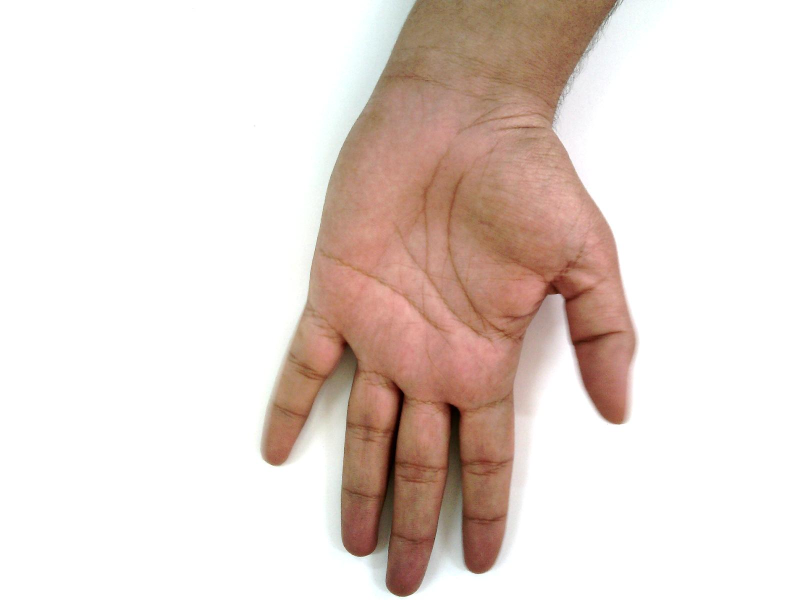
#> input picture DATASET/Auditori/Hand_0010950.jpg, 1600 x 1200 px, found by its file name (shown at 1/2 size); its folder holds only this picture in this run
$ python preprocess.py
#> lines starting #> are read from the running program, lines starting #| are printed output that depends on the picture; after the words box and inside, x2 and y2 are one past the last pixel; in counts of white or black regions, pixels touching at a corner belong together
# === Preprocessing Data Citra Telapak Tangan ===
# Deskripsi: Cropping, augmentasi, dan deteksi tepi (Canny)

import os
import cv2
import numpy as np
from tensorflow.keras.preprocessing.image import ImageDataGenerator

# Fungsi untuk menerapkan deteksi tepi menggunakan algoritma Canny
def canny_edge(image_path, output_path, low=20, high=60):
    # Membaca gambar dalam format grayscale
#> called with image_path = 'dataset/Auditori/Hand_0010950.jpg', low = 20, high = 60
    image = cv2.imread(image_path, cv2.IMREAD_GRAYSCALE)
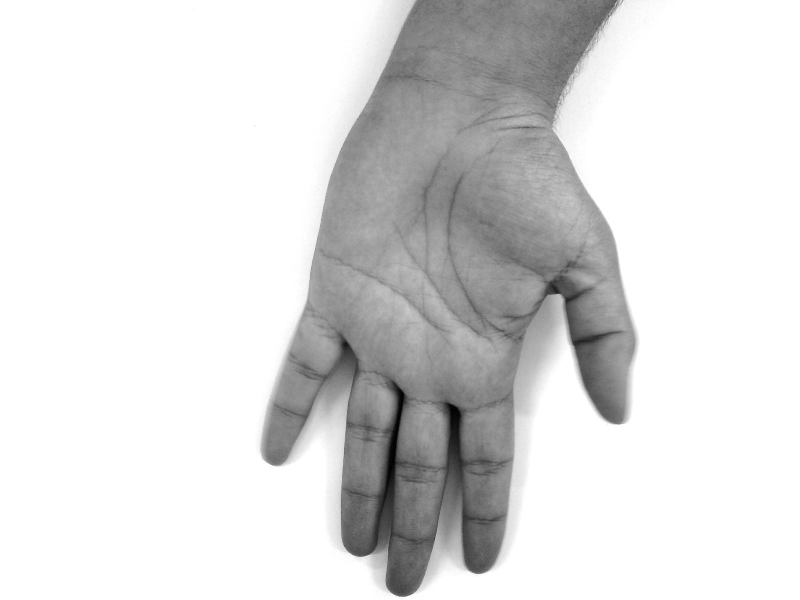
#> image: shape (1200, 1600) (shown at 1/2 size); min 0, max 255, mean 220.9
    # Menghaluskan gambar untuk mengurangi noise
    blurred = cv2.GaussianBlur(image, (5, 5), 0)
    # Menerapkan algoritma Canny untuk mendeteksi tepi
    edges = cv2.Canny(blurred, low, high)
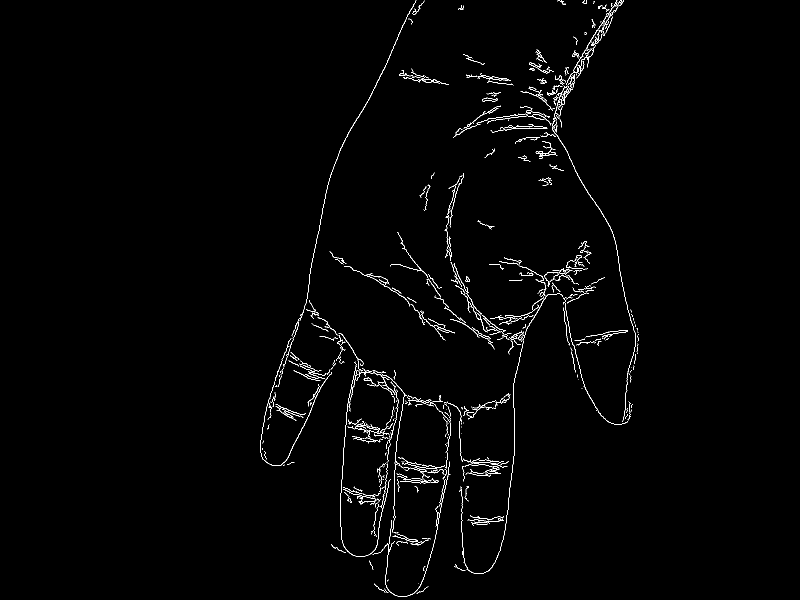
#> edges: shape (1200, 1600) (shown at 1/2 size); 1.1% white in thin lines or dots, all inside (x1, y1, x2, y2) = (520, 0, 1278, 1194)
    # Menyimpan hasil gambar deteksi tepi
    cv2.imwrite(output_path, edges)

# Fungsi untuk melakukan augmentasi gambar (rotasi dan zoom)
def augment_image(image_path, output_folder):
    # Membaca gambar berwarna
#> called with image_path = 'dataset/Auditori/Hand_0010950.jpg', output_folder = 'dataset_processed/Auditori'
    image = cv2.imread(image_path)
#> image is the input picture: shape (1200, 1600, 3); mean B, G, R 211.7, 217.8, 230.6
    basename = os.path.splitext(os.path.basename(image_path))[0]

    # --- Rotasi gambar sebesar 20 derajat ---
    rows, cols, _ = image.shape
#> rows = 1200; cols = 1600
    # Matriks transformasi rotasi
    M_rot = cv2.getRotationMatrix2D((cols / 2, rows / 2), 20, 1)
    # Menerapkan rotasi pada gambar
    rotated = cv2.warpAffine(image, M_rot, (cols, rows))
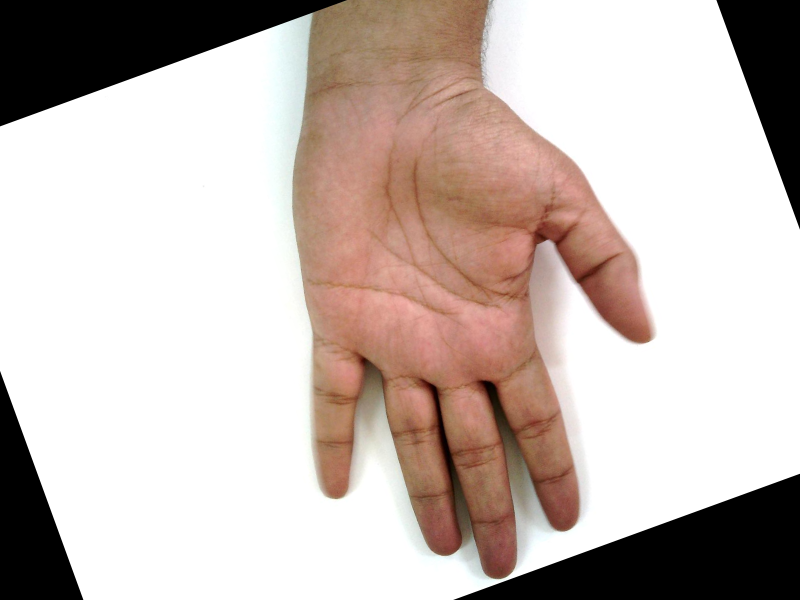
#> rotated: shape (1200, 1600, 3) (shown at 1/2 size); mean B, G, R 179.7, 185.5, 198.2
    # Menyimpan hasil gambar rotasi
    cv2.imwrite(os.path.join(output_folder, f"{basename}_rotated.png"), rotated)

    # --- Zoom: crop bagian tengah lalu resize kembali ke ukuran asli ---
    zoomed = image[30:-30, 30:-30]  # Crop bagian tengah gambar
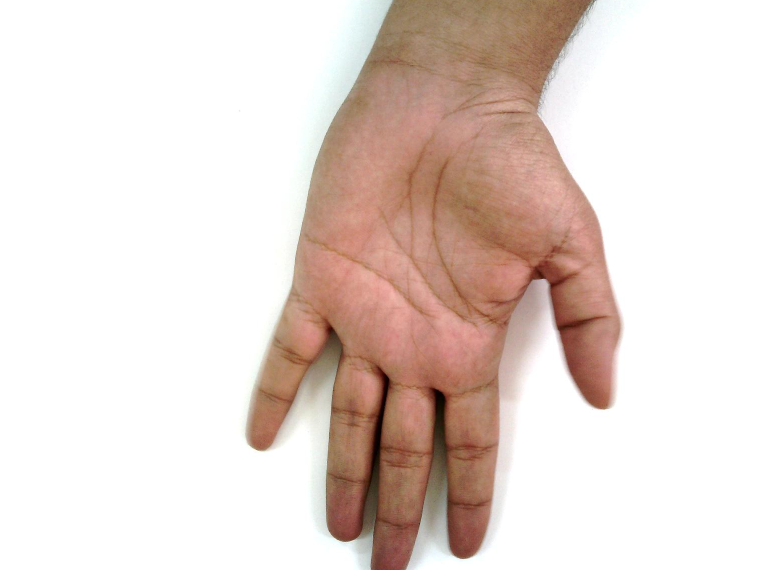
#> zoomed: shape (1140, 1540, 3) (shown at 1/2 size); mean B, G, R 208.9, 215.4, 229.3
    zoomed = cv2.resize(zoomed, (cols, rows))  # Resize ke ukuran semula
#> zoomed: shape (1200, 1600, 3)
    # Menyimpan hasil gambar zoom
    cv2.imwrite(os.path.join(output_folder, f"{basename}_zoomed.png"), zoomed)

# Fungsi untuk memproses seluruh folder dataset (per label/kategori)
def process_folder(input_folder, output_folder):
    os.makedirs(output_folder, exist_ok=True)  # Membuat folder output jika belum ada

    # Iterasi setiap subfolder/label (misalnya: Visual, Auditory, Kinesthetic)
    for label in os.listdir(input_folder):
        input_path = os.path.join(input_folder, label)
        output_path = os.path.join(output_folder, label)
        os.makedirs(output_path, exist_ok=True)  # Membuat folder untuk masing-masing label

        # Iterasi setiap gambar dalam folder label
        for img_name in os.listdir(input_path):
            img_in = os.path.join(input_path, img_name)
            img_out = os.path.join(output_path, img_name)

            # Deteksi tepi menggunakan Canny
            canny_edge(img_in, img_out)

            # Augmentasi gambar (rotasi dan zoom)
            augment_image(img_in, output_path)
#> pass 2 of the loop in process_folder, `for label in os.listdir(input_folder):`:
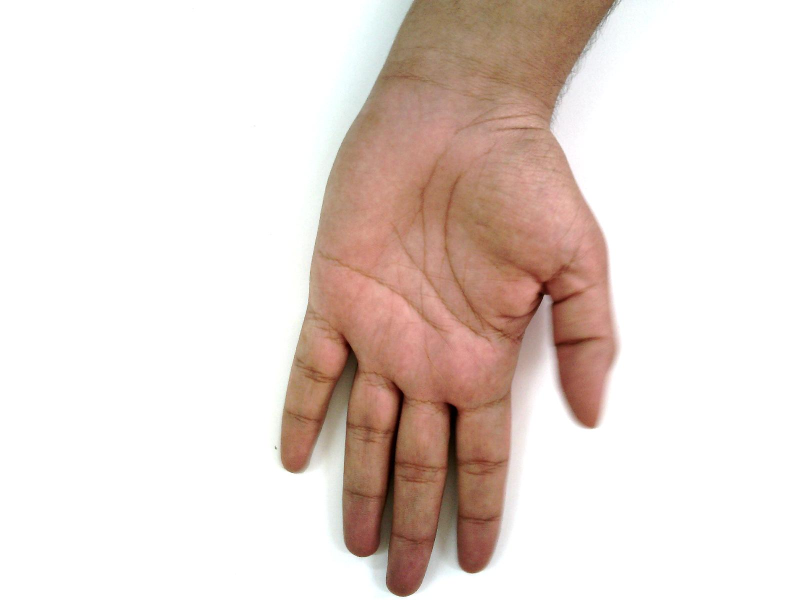
#> input picture DATASET/Kinestetik/Hand_0010949.jpg, 1600 x 1200 px, found by its file name (shown at 1/2 size)
#> image: shape (1200, 1600)
#> in canny_edge (call 2), `edges = cv2.Canny(blurred, low, high)`:
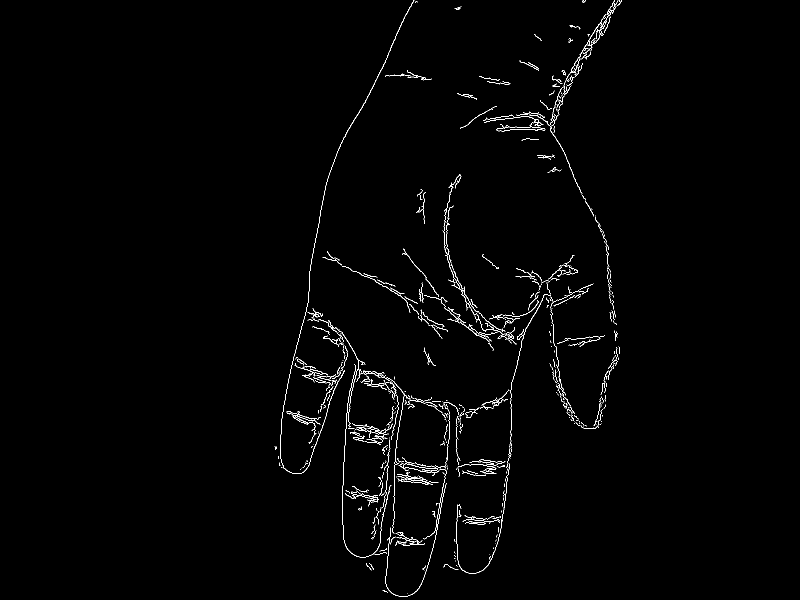
#> edges: shape (1200, 1600) (shown at 1/2 size); 1% white in thin lines or dots, all inside (x1, y1, x2, y2) = (549, 0, 1243, 1194)
#> in augment_image, image is the input picture: shape (1200, 1600, 3); mean B, G, R 212.3, 218.3, 231.1
#> in augment_image (call 2), `zoomed = image[30:-30, 30:-30]`:
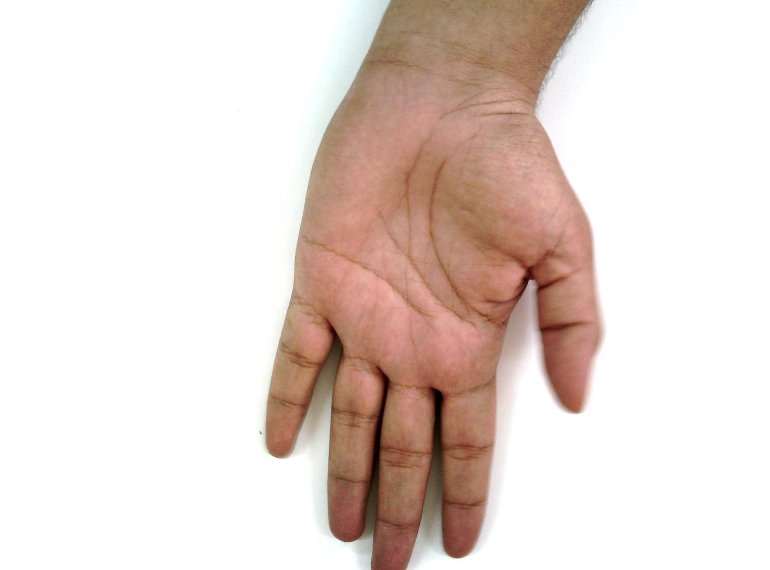
#> zoomed: shape (1140, 1540, 3) (shown at 1/2 size); mean B, G, R 209.7, 215.9, 229.7

# Fungsi utama yang dipanggil saat program dijalankan
if __name__ == "__main__":
    process_folder("dataset", "dataset_processed")
    print("Preprocessing selesai!")
